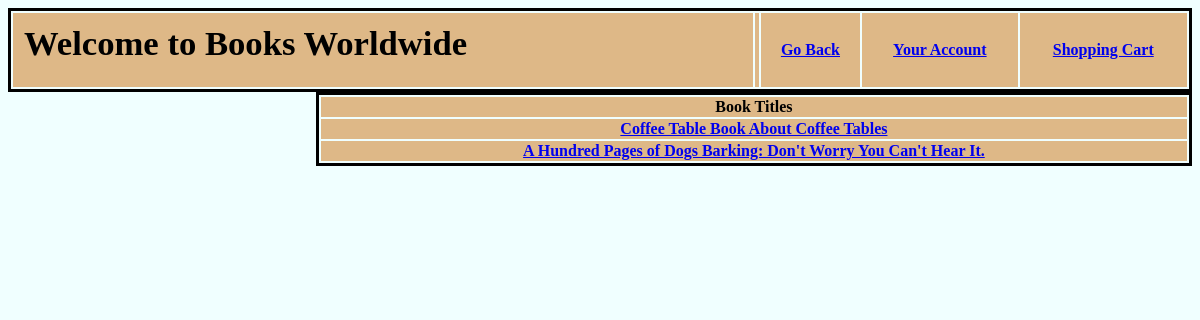
Page /filter.php?Filer=Other on the committed database.
### tables this page shows
CREATE TABLE Books(
    ISBN varchar(255) not null,
    Title varchar(255) not null,
    PublicationDate date,
    UserReviews varchar(255),
    Price decimal(10,2) not null, 
    SupplierID int not null,
    Primary Key(ISBN),
    Foreign Key(SupplierID) 
	references Supplier(SupplierID)
	on delete cascade
);

### filter.php (the view, shortened to what this page needs)
<html>
	<head>
        <link rel="stylesheet" href="mainstyle.css">
    </head>
    <body>
    <table class="thetable">
            <tr>
            <th><h1>Welcome to Books Worldwide</h1></th>
            <th>
            </th>
            <th><p><a href="mainpage.php">Go Back</a> </p></th>
            <th><p><a href="cPage.php">Your Account</a> </p></th>
            <th><p><a href="shoppingCart.php">Shopping Cart</a> </p></th>
            </tr>
        </table>
    <?php
    include("connectiondb.php");
    if(mysqli_connect_error()){
        die('Connect Error('.mysqli_connect_error().')'.mysqli_connect_error());
    }else{
        if(isset($_GET['Filer']))
        {
        $itemFilter = $_GET['Filer'];
        $sqlgetBook = "SELECT s.Title FROM books s, assigned_to t, book_categories l WHERE l.CategoryDescription='$itemFilter' AND
        l.CategoryCode = t.CategoryCode AND t.ISBN = s.ISBN";
        $query = mysqli_query($conn, $sqlgetBook) or die('Error');
        if(mysqli_num_rows($query)!= 0)
        {
    echo "<table class = 'phptable'>";
    echo "<tr><th>Book Titles</th></tr>";
    while($row = mysqli_fetch_array($query, MYSQLI_ASSOC)) {
        echo '<tr><th><a href="bookpage.php?title='.$row['Title'].'">'.$row['Title'].'<a/></tr></th>';
    }
    echo "</table>";
        }
    }
}
    ?>
</html>

### mainstyle.css (style rules this page uses)
h1 { text-align: left; font-size: 26pt; padding-left: 10px; padding-top: 10px; }
.thetable { border-style: solid; border-color: black; width: 100%; text-align: center; }
.phptable { width: 74%; float: right; border-style: solid; border-color: black; text-align: center; }
tr { background-color: burlywood; }
body { background-color: azure; font-family: 'Times New Roman', Times, serif; }

### rows in the picture
books: Title "Coffee Table Book About Coffee Tables"
books: Title "A Hundred Pages of Dogs Barking: Don't Worry You Can't Hear It."
